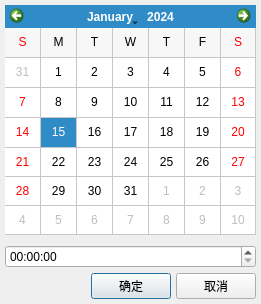
<?xml version="1.0" encoding="UTF-8"?>
<ui version="4.0">
 <class>CLS_DlgCalendarRadioBox</class>
 <widget class="QDialog" name="CLS_DlgCalendarRadioBox">
  <property name="geometry">
   <rect>
    <x>0</x>
    <y>0</y>
    <width>261</width>
    <height>304</height>
   </rect>
  </property>
  <property name="windowTitle">
   <string>Dialog</string>
  </property>
  <property name="styleSheet">
   <string notr="true"/>
  </property>
  <layout class="QVBoxLayout" name="verticalLayout_3">
   <property name="spacing">
    <number>0</number>
   </property>
   <property name="leftMargin">
    <number>5</number>
   </property>
   <property name="topMargin">
    <number>5</number>
   </property>
   <property name="rightMargin">
    <number>5</number>
   </property>
   <property name="bottomMargin">
    <number>5</number>
   </property>
   <item>
    <layout class="QVBoxLayout" name="verticalLayout_2">
     <property name="spacing">
      <number>5</number>
     </property>
     <property name="topMargin">
      <number>0</number>
     </property>
     <property name="bottomMargin">
      <number>0</number>
     </property>
     <item>
      <layout class="QVBoxLayout" name="verticalLayout">
       <property name="spacing">
        <number>10</number>
       </property>
       <property name="leftMargin">
        <number>0</number>
       </property>
       <property name="topMargin">
        <number>0</number>
       </property>
       <property name="rightMargin">
        <number>0</number>
       </property>
       <item>
        <widget class="QCalendarWidget" name="DateCalendar">
         <property name="firstDayOfWeek">
          <enum>Qt::Sunday</enum>
         </property>
         <property name="gridVisible">
          <bool>true</bool>
         </property>
         <property name="selectionMode">
          <enum>QCalendarWidget::SingleSelection</enum>
         </property>
         <property name="horizontalHeaderFormat">
          <enum>QCalendarWidget::SingleLetterDayNames</enum>
         </property>
         <property name="verticalHeaderFormat">
          <enum>QCalendarWidget::NoVerticalHeader</enum>
         </property>
         <property name="navigationBarVisible">
          <bool>true</bool>
         </property>
         <property name="dateEditEnabled">
          <bool>true</bool>
         </property>
        </widget>
       </item>
       <item>
        <widget class="QTimeEdit" name="TimeEdit">
         <property name="displayFormat">
          <string>HH:mm:ss</string>
         </property>
        </widget>
       </item>
      </layout>
     </item>
     <item>
      <layout class="QHBoxLayout" name="horizontalLayout">
       <property name="spacing">
        <number>5</number>
       </property>
       <property name="leftMargin">
        <number>0</number>
       </property>
       <property name="topMargin">
        <number>0</number>
       </property>
       <property name="rightMargin">
        <number>0</number>
       </property>
       <property name="bottomMargin">
        <number>0</number>
       </property>
       <item>
        <spacer name="horizontalSpacer">
         <property name="orientation">
          <enum>Qt::Horizontal</enum>
         </property>
         <property name="sizeHint" stdset="0">
          <size>
           <width>40</width>
           <height>20</height>
          </size>
         </property>
        </spacer>
       </item>
       <item>
        <widget class="QPushButton" name="btn_ok">
         <property name="text">
          <string>确定</string>
         </property>
        </widget>
       </item>
       <item>
        <widget class="QPushButton" name="btn_close">
         <property name="text">
          <string>取消</string>
         </property>
        </widget>
       </item>
      </layout>
     </item>
    </layout>
   </item>
  </layout>
 </widget>
 <resources/>
 <connections/>
</ui>
